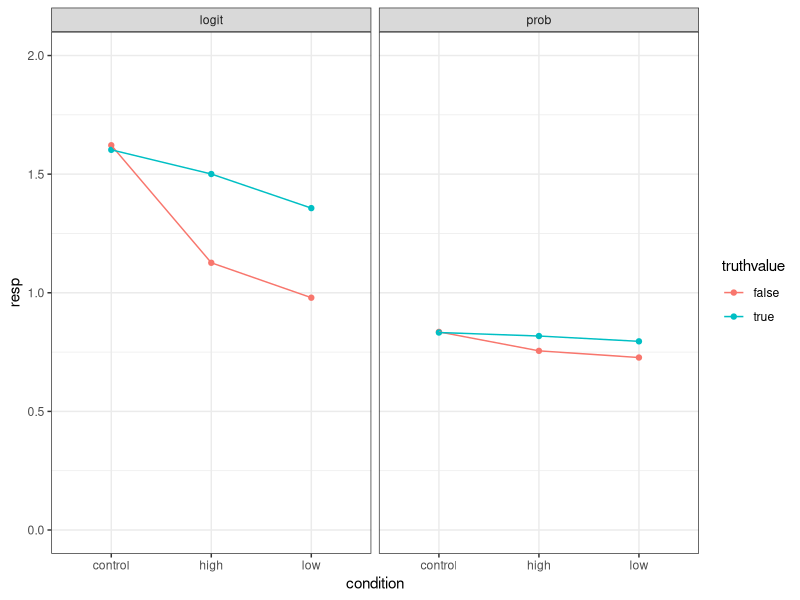
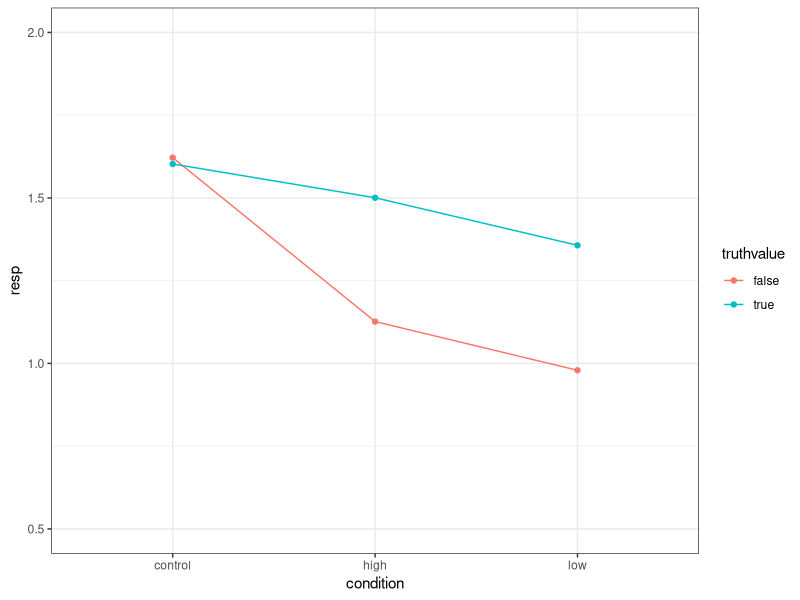
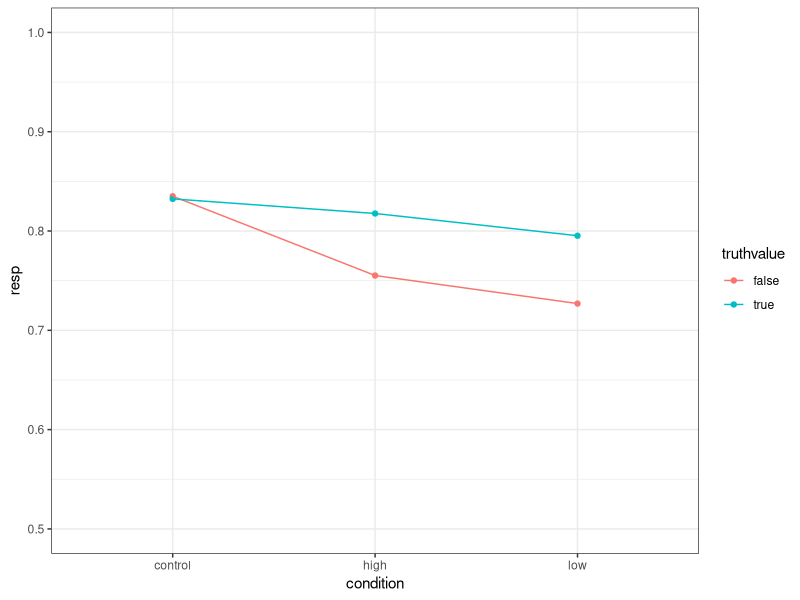
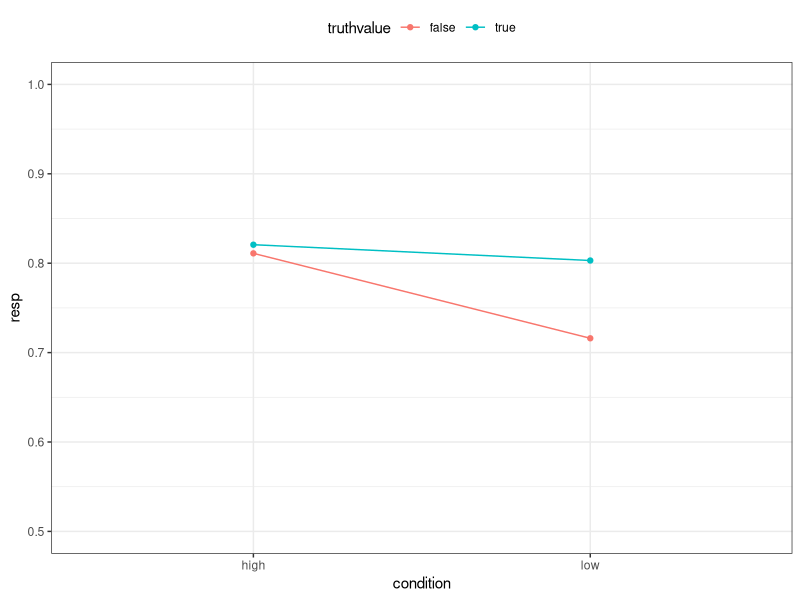
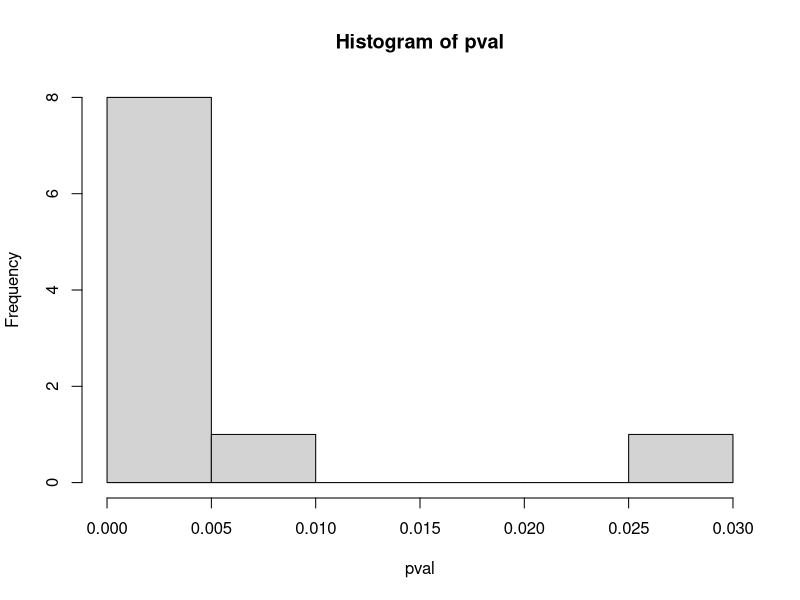
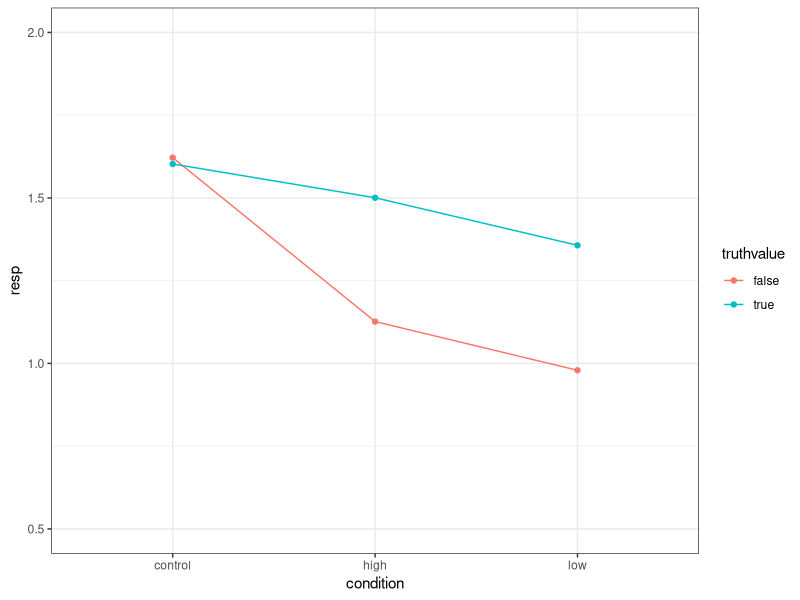
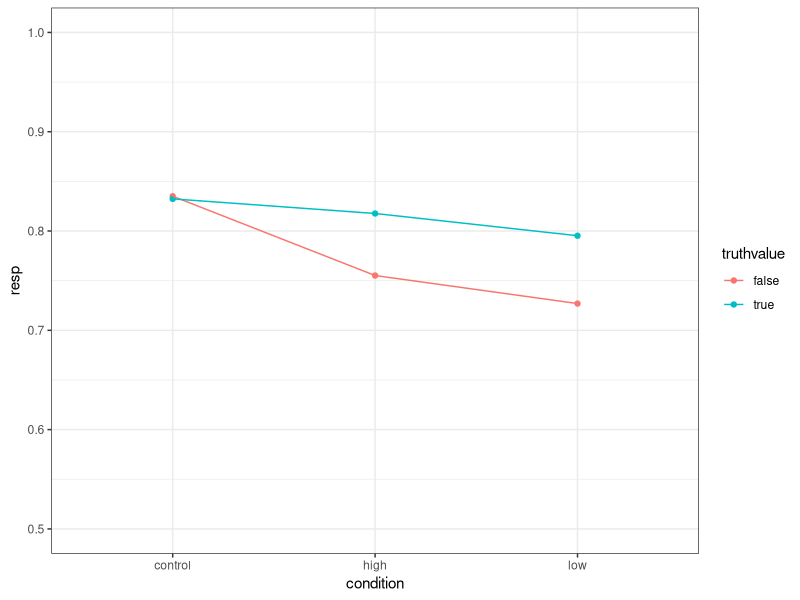
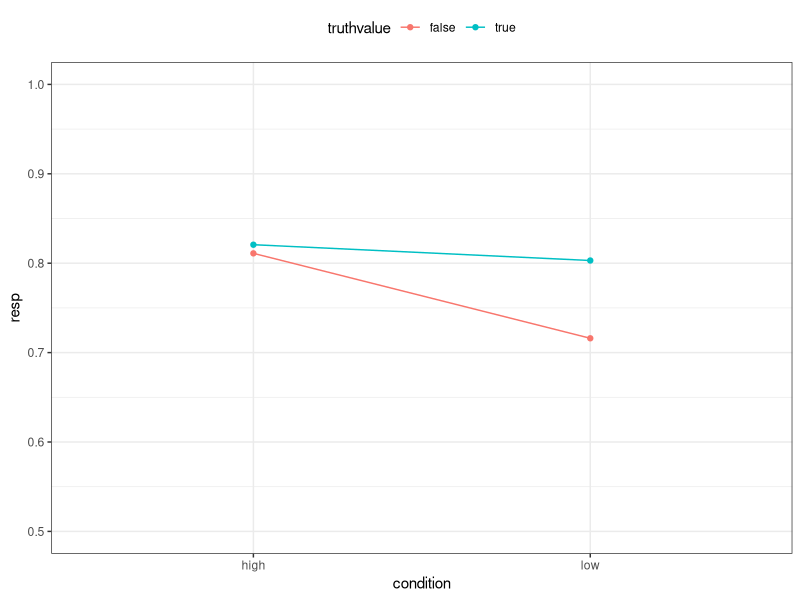

Reproduce these figures in R, in order. (Note: a time limit stopped this script after it produced the figures.)
# powersimulation_GLMM_NW.R
#
# content: (1) Read data
#           (1.1) Data for Study 1
#           (1.2) Data for Study 2
#          (2) Analysis Study 1 
#          (3) Data simulation
#          (4) Power simulation
#          (5) Parameter recovery
#          (6) Estimation of inflation effect
#          (7) Analysis Study 2
#
# input:  data_by_trial.csv
#         Data_Nora.txt
# output: pval.RData
#         par_rev.RData
#         predlogit.pdf
#         predprob.pdf
#         find_params.pdf
#         inflation.pdf
#
# created: Jan/20/2023, NW
# last mod: Feb/02/2023, NW

# setwd("C:/Users/nwickelmaier/Nextcloud/Documents/teaching/iwm/regression/08_power_simulation/")

library(lme4)
library(ggplot2)

#--------------- (1) Read data ---------------

#--------------- (1.1) Data for Study 1
dat0 <- read.csv("data_by_trial.csv", row.names = "X")

# VP ausschließen: 18023, 52409, 63779, 73209 
dat0 <- dat0[!dat0$participantID %in% c(18023, 52409, 63779, 73209), ]
dat0 <- dat0[dat0$Position != 81, ]
dat0$itemID <- paste0(dat0$Text_x, dat0$Position)

# only targets
dat1 <- dat0[dat0$Position %in% 1:40, ]
dat1$condition <- factor(dat1$condition)
dat1$truthvalue <- factor(dat1$truthvalue)

rm(dat0)

#--------------- (1.2) Data for Study 2
dat2 <- na.omit(read.table("Data_Nora.txt", row.names = "X", na.string = ""))
dat2$truthvalue <- factor(dat2$truthvalue)
dat2$condition <- factor(dat2$condition)
dat2$participantID <- factor(dat2$participantID)
dat2$itemID <- factor(dat2$itemID)

#--------------- (2) Analysis Study 1 ---------------

# Model predictions
glm1 <- glmer(correctAnswer ~ truthvalue*condition + (1|participantID) +
              (1|itemID), dat1, family = binomial)
summary(glm1)
#xtable::xtable(summary(glm1)$coef)

dat1$logit <- predict(glm1, re.form = NA)
dat1$prob <- predict(glm1, type = "resp", re.form = NA)

logit <- aggregate(logit ~ truthvalue + condition, dat1, mean)
names(logit)[3] <- "resp"
prob <- aggregate(prob ~ truthvalue + condition, dat1, mean)
names(prob)[3] <- "resp"

datm1 <- rbind(prob, logit)
datm1$type <- factor(rep(c("prob", "logit"), each = 6))

ggplot(data = datm1) + 
  geom_point(mapping = aes(x = condition, y = resp, color = truthvalue)) +
  geom_line(mapping = aes(x = as.numeric(condition), y = resp, color = truthvalue)) +
  ylim(0, 2) +
  theme_bw() +
  facet_wrap(vars(type))

ggplot(data = datm1[datm1$type == "logit",]) + 
  geom_point(mapping = aes(x = condition, y = resp, color = truthvalue)) +
  geom_line(mapping = aes(x = as.numeric(condition), y = resp, color = truthvalue)) +
  ylim(0.5, 2) +
  theme_bw() +
  theme(legend.background = element_rect(fill = "transparent"),
      legend.box.background = element_rect(fill = "transparent", color = NA),
      legend.key = element_rect(fill = "transparent"),
      panel.background = element_rect(fill = "transparent"),
      strip.background = element_rect(fill = "transparent"),
      strip.text = element_text(face = "bold"),
      plot.background = element_rect(fill = "transparent", color = NA),
      )

ggsave("figures/predlogit.pdf", width = 4.75, height = 3.375)

ggplot(data = datm1[datm1$type == "prob",]) + 
  geom_point(mapping = aes(x = condition, y = resp, color = truthvalue)) +
  geom_line(mapping = aes(x = as.numeric(condition), y = resp, color = truthvalue)) +
  ylim(0.5, 1) +
  theme_bw() +
  theme(legend.background = element_rect(fill = "transparent"),
      legend.box.background = element_rect(fill = "transparent", color = NA),
      legend.key = element_rect(fill = "transparent"),
      panel.background = element_rect(fill = "transparent"),
      strip.background = element_rect(fill = "transparent"),
      strip.text = element_text(face = "bold"),
      plot.background = element_rect(fill = "transparent", color = NA),
      )

ggsave("figures/predprob.pdf", width = 4.75, height = 3.375)

#--------------- (3) Data simulation ---------------

n <- 200

# Create data frame
dat <- data.frame(
    id         = factor(rep(1:n, each = 40)),
    item       = factor(paste(rep(1:5, each = 40), 1:40, sep = ":")),
    condition  = factor(rep(c("high", "low"), each = 40)),
    truthvalue = factor(rep(c("true", "false"), c(30, 10)))
)

# Do some checks
xtabs( ~ id + item, dat)
xtabs( ~ condition + truthvalue, dat)
xtabs( ~ condition + truthvalue + id, dat)

# Visually finding suitable parameters

set.seed(1226)

sim <- simulate( ~ truthvalue * condition + (1|id) + (1|item),
                newdata = dat,
                newparams = list(beta = c(1.5, -0.02, -0.4, 0.4),
                                 theta = c(0.001, 0.001)),
                family = binomial)[,1]

#g <- glmer(sim ~ truthvalue * condition + (1|id) + (1|item), dat, family=binomial)
g <- glm(sim ~ truthvalue * condition, dat, family = binomial)
summary(g)

dat$prob <- predict(g, type = "resp")
dat$logit <- predict(g)

prob <- aggregate(prob ~ truthvalue + condition, dat, mean)
names(prob)[3] <- "resp"
logit <- aggregate(logit ~ truthvalue + condition, dat, mean)
names(logit)[3] <- "resp"

datm <- rbind(prob, logit)
datm$type <- rep(c("prob", "logit"), each = 4)

ggplot(data = datm[datm$type == "prob", ]) + 
  geom_point(mapping = aes(x = condition, y = resp, color = truthvalue)) +
  geom_line(mapping = aes(x = as.numeric(condition), y = resp, color = truthvalue)) +
  ylim(0.5, 1) +
  #ylim(-0.5, 1) +
  theme_bw() +
  theme(legend.position="top")# +
  #facet_wrap(vars(type))

ggsave("figures/find_params.pdf", width = 5.75, height = 3.375)

#--------------- (4) Power simulation ---------------

ran <- c("id.(Intercept)"   = 0.6,
         "item.(Intercept)" = 0.8)
fix <- c("(Intercept)"                 = 0, 
         "truthvaluetrue"              = 0.05,
         "conditionlow"                = -0.4,
         "truthvaluetrue:conditionlow" = 0.4)

# Simulate DV
sim <- simulate( ~ truthvalue * condition + (1|id) + (1|item),
                newdata   = dat,
                newparams = list(beta = fix, theta = ran),
                family    = binomial,
                nsim      = 10)

pval <- numeric(ncol(sim))

for (i in seq_len(ncol(sim))) {
  m1 <- glmer(sim[, i] ~ truthvalue * condition + 
                (1|id) + (1|item), dat, family = binomial)
  pval[i] <- summary(m1)$coef["truthvaluetrue:conditionlow", "Pr(>|z|)"]
  }

# Power
mean(pval < 0.05)
hist(pval)

save(pval, file = "pval.RData")

#--------------- (5) Parameter recovery ---------------

par_rev <- replicate(400, {
  sim <- simulate( ~ truthvalue*condition + (1|id) + (1|item),
                  newdata = dat,
                  newparams = list(beta = c(0, 0.01, -0.2, 0.2),
                                   theta = c(0.5, 0.5)),
                  family = binomial)[,1]
  glmer(sim ~ truthvalue * condition + (1|id) + (1|item), 
        data = dat, family = binomial)
  })

save(par_rev, file = "par_rev.RData")

mean(sapply(par_rev, fixef)[1,]); mean(sapply(par_rev, fixef)[2,])
mean(sapply(par_rev, fixef)[3,]); mean(sapply(par_rev, fixef)[4,])

mean(sqrt(sapply(par_rev, function(x) unlist(VarCorr(x)))[1,]))
mean(sqrt(sapply(par_rev, function(x) unlist(VarCorr(x)))[2,]))

#--------------- (6) Estimation of inflation effect ---------------

idx <- order(sapply(par_rev, function(x) fixef(x)["truthvaluetrue:conditionlow"]))
# 
int <- sapply(par_rev[idx], function(x) fixef(x)["truthvaluetrue:conditionlow"])
ci <- sapply(par_rev[idx], function(x) confint(x, method = "Wald")["truthvaluetrue:conditionlow", ])
p <- sapply(par_rev[idx], function(x) summary(x)$coef["truthvaluetrue:conditionlow", "Pr(>|z|)"])

int <- sapply(par_rev, 
              function(x) fixef(x)["truthvaluetrue:conditionlow"])
ci <- sapply(par_rev, 
             function(x) confint(x, method = "Wald")["truthvaluetrue:conditionlow", ])
p <- sapply(par_rev, 
            function(x) summary(x)$coef["truthvaluetrue:conditionlow", "Pr(>|z|)"])

mean(p < 0.05)
hist(p)

pdf("figures/inflation.pdf", width = 7, height = 3.375, pointsize = 10)
par(mai = c(0.6, 0.6, 0.1, 0.1), mgp = c(2, 0.7, 0))

plot(int, type = "n", ylim = c(-.5, 1), ylab = "truthvaluetrue:conditionlow", 
     xlab = "sample id")
arrows(seq_along(int), ci[1, ], seq_along(int), ci[2, ], 0.02, 90, 3, col = "darkgray")
points(int, pch = 21, col = "darkmagenta", bg = c("darkmagenta", "white")[(p < 0.05) + 1])
abline(h = c(0, 0.2), lty = c(2, 1))
legend("bottomright", c("not significant", "significant"), pch = 21,
       col = "darkmagenta", pt.bg = c("darkmagenta", "white"), bty = "n")
legend("topleft",
       c(expression(Effect == 0.2),
         expression(list(n == 200, power %~~% 0.5))),
       bty = "n")

dev.off()

summary(int[p < 0.05])

#--------------- (7) Analysis Study 2 ---------------

glm2 <- glmer(correctAnswer ~ truthvalue * condition + (1|participantID) +
              (1|itemID), dat2, family = binomial)
summary(glm2)

dat2$prob <- predict(glm2, type = "resp")
dat2$logit <- predict(glm2)

prob <- aggregate(prob ~ truthvalue + condition, dat2, mean)
names(prob)[3] <- "resp"
logit <- aggregate(logit ~ truthvalue + condition, dat2, mean)
names(logit)[3] <- "resp"

datm2 <- rbind(prob, logit)
datm2$type <- rep(c("prob", "logit"), each = 4)

ggplot(data = datm2) + 
  geom_point(mapping = aes(x = condition, y = resp, color = truthvalue)) +
  geom_line(mapping = aes(x = as.numeric(condition), y = resp, color = truthvalue)) +
  #ylim(-0.5, 1) +
  theme_bw() +
  facet_wrap(vars(type))

datagg <- aggregate(correctAnswer ~ truthvalue + condition, dat2, mean)

ggplot(data = datagg) + 
  geom_point(mapping = aes(x = condition, y = correctAnswer, color = truthvalue)) +
  geom_line(mapping = aes(x = as.numeric(condition), y = correctAnswer, color = truthvalue)) +
  ylim(0, 1) +
  theme_bw() +
  theme(legend.position="top")

ggsave("figures/study2.pdf", width = 3.375, height = 3.375)
